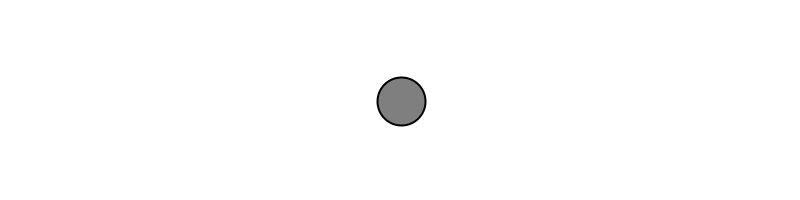
Frame 1 (no input)
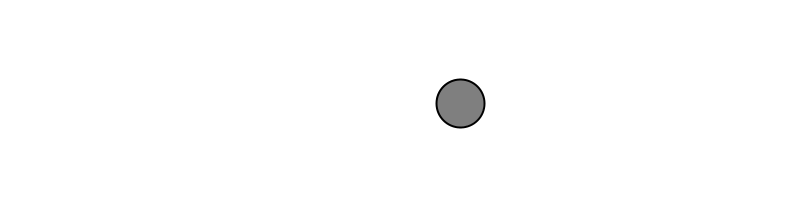
Frame 60 (the mouse pressed at the canvas centre just before this capture)
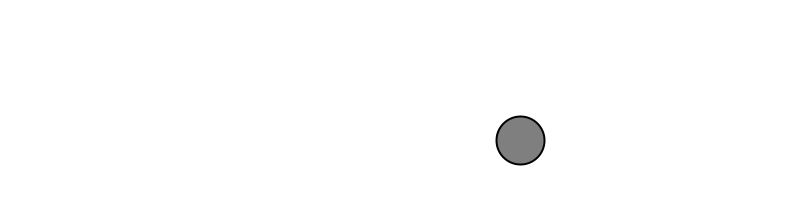
Frame 120 (the mouse held since frame 60 and released just before this capture)

The Processing sketch that drew these frames (run headless with seeded random() and noise(); from frame 60 on, the mouse is pressed at the canvas centre):

// Processing sketch: MoverTest
// ── MoverTest.pde
Mover mover;

void settings() {
  size(800, 200);
}

void setup() {
  mover = new Mover();
}

void draw() {
  background(255);
  mover.update();
  mover.checkEdges();
  mover.display();
}
// ── Mover.pde
class Mover {

  PVector location;
  PVector velocity;
  PVector gravity;

  Mover() {
    location = new PVector(width/2, height/2);
    velocity = new PVector(1, 1);
    gravity = new PVector(0, 0.1);
  }

  void update() {
   
      velocity.add(gravity);
      location.add(velocity);
 
  }

  void display() {
    stroke(0);
    strokeWeight(2);
    fill(127);
    ellipse(location.x, location.y, 48, 48);
  }

  void checkEdges() {
    if (location.x > (width - 24) || location.x < 24) {
      velocity.x = velocity.x * -1;
    }

    if (location.y > (height - 24) || location.y < 24) {
      velocity.y = velocity.y * -1;
    }
  }
}
